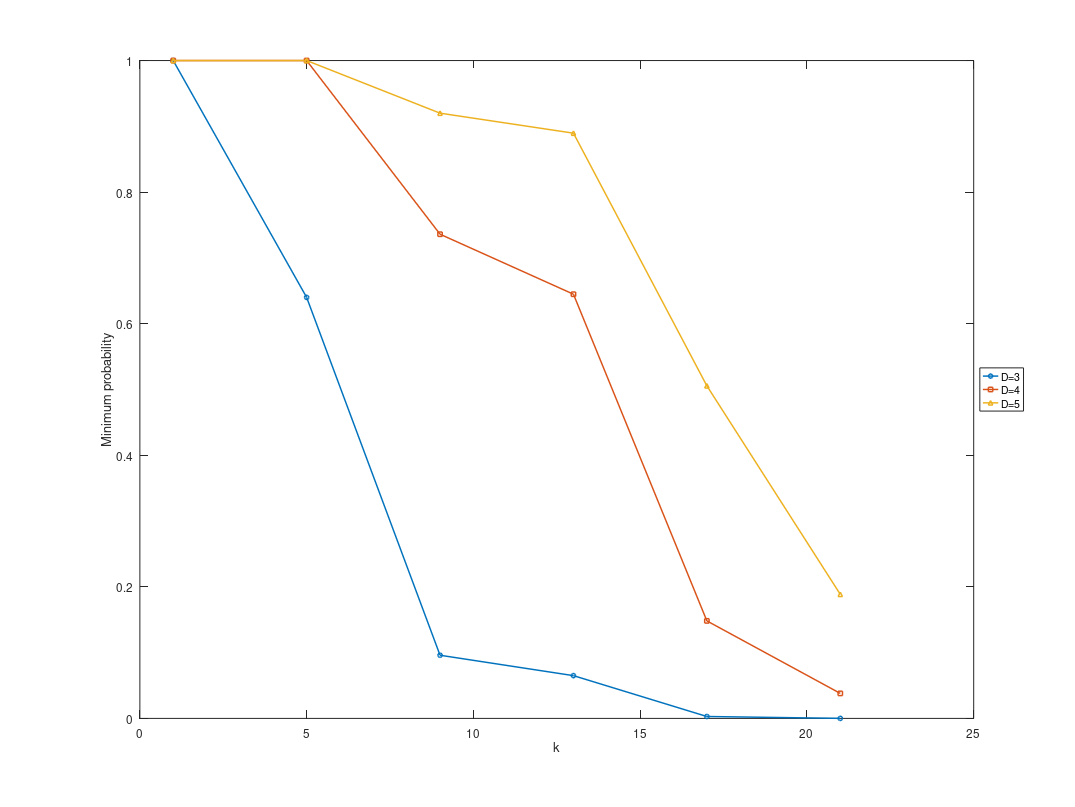

The MATLAB source for this figure:
%=========================================
%Generated by PRISM Chart Package
%=========================================

x0 = [1.0 5.0 9.0 13.0 17.0 21.0 ];
y0 = [1.0 0.6399999999999999 0.09599999999999986 0.06500351999999976 0.0029009510399997662 3.8757990399651554E-5 ];
x1 = [1.0 5.0 9.0 13.0 17.0 21.0 ];
y1 = [1.0 1.0 0.736 0.6447999999999999 0.1482284646399996 0.03802435092479928 ];
x2 = [1.0 5.0 9.0 13.0 17.0 21.0 ];
y2 = [1.0 1.0 0.9199999999999999 0.8896 0.5055359999999998 0.18856140799999954 ];

figure1 = figure('Color', [1 1 1], 'PaperPosition',[0.6345 6.345 20.3 15.23],'PaperSize',[20.98 29.68]);

axes1 = axes('Parent', figure1, 'FontSize', 16);
xlabel(axes1, 'k');
ylabel(axes1, 'Minimum probability');
box(axes1, 'on');
hold(axes1, 'all');

title(axes1,[])
plot0 = plot(x0, y0, 'o-', 'Parent', axes1, 'LineWidth', 2);
plot1 = plot(x1, y1, 's-', 'Parent', axes1, 'LineWidth', 2);
plot2 = plot(x2, y2, '^-', 'Parent', axes1, 'LineWidth', 2);
legend1 = legend(axes1,{'D=3', 'D=4', 'D=5'},'Location', 'EastOutside');
